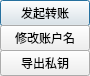
<?xml version="1.0" encoding="UTF-8"?>
<ui version="4.0">
 <class>RightClickMenuDialog</class>
 <widget class="QDialog" name="RightClickMenuDialog">
  <property name="geometry">
   <rect>
    <x>0</x>
    <y>0</y>
    <width>90</width>
    <height>76</height>
   </rect>
  </property>
  <property name="font">
   <font>
    <family>微软雅黑</family>
   </font>
  </property>
  <property name="windowTitle">
   <string>Dialog</string>
  </property>
  <widget class="QPushButton" name="transferBtn">
   <property name="geometry">
    <rect>
     <x>0</x>
     <y>0</y>
     <width>90</width>
     <height>26</height>
    </rect>
   </property>
   <property name="text">
    <string>发起转账</string>
   </property>
  </widget>
  <widget class="QPushButton" name="renameBtn">
   <property name="geometry">
    <rect>
     <x>0</x>
     <y>25</y>
     <width>90</width>
     <height>26</height>
    </rect>
   </property>
   <property name="text">
    <string>修改账户名</string>
   </property>
  </widget>
  <widget class="QPushButton" name="exportBtn">
   <property name="geometry">
    <rect>
     <x>0</x>
     <y>50</y>
     <width>90</width>
     <height>26</height>
    </rect>
   </property>
   <property name="text">
    <string>导出私钥</string>
   </property>
  </widget>
 </widget>
 <resources/>
 <connections/>
</ui>
